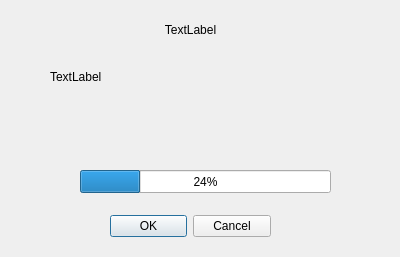
<?xml version="1.0" encoding="UTF-8"?>
<ui version="4.0">
 <class>Stick20ResponseDialog</class>
 <widget class="QDialog" name="Stick20ResponseDialog">
  <property name="geometry">
   <rect>
    <x>0</x>
    <y>0</y>
    <width>400</width>
    <height>257</height>
   </rect>
  </property>
  <property name="windowTitle">
   <string>Dialog</string>
  </property>
  <widget class="QDialogButtonBox" name="buttonBox">
   <property name="geometry">
    <rect>
     <x>110</x>
     <y>210</y>
     <width>161</width>
     <height>32</height>
    </rect>
   </property>
   <property name="orientation">
    <enum>Qt::Horizontal</enum>
   </property>
   <property name="standardButtons">
    <set>QDialogButtonBox::Cancel|QDialogButtonBox::Ok</set>
   </property>
  </widget>
  <widget class="QProgressBar" name="progressBar">
   <property name="geometry">
    <rect>
     <x>80</x>
     <y>170</y>
     <width>251</width>
     <height>23</height>
    </rect>
   </property>
   <property name="value">
    <number>24</number>
   </property>
  </widget>
  <widget class="QLabel" name="OutputText">
   <property name="geometry">
    <rect>
     <x>50</x>
     <y>70</y>
     <width>281</width>
     <height>81</height>
    </rect>
   </property>
   <property name="text">
    <string>TextLabel</string>
   </property>
   <property name="alignment">
    <set>Qt::AlignLeading|Qt::AlignLeft|Qt::AlignTop</set>
   </property>
   <property name="wordWrap">
    <bool>true</bool>
   </property>
  </widget>
  <widget class="QLabel" name="HeaderText">
   <property name="geometry">
    <rect>
     <x>60</x>
     <y>20</y>
     <width>261</width>
     <height>20</height>
    </rect>
   </property>
   <property name="text">
    <string>TextLabel</string>
   </property>
   <property name="alignment">
    <set>Qt::AlignCenter</set>
   </property>
  </widget>
 </widget>
 <resources/>
 <connections>
  <connection>
   <sender>buttonBox</sender>
   <signal>accepted()</signal>
   <receiver>Stick20ResponseDialog</receiver>
   <slot>accept()</slot>
   <hints>
    <hint type="sourcelabel">
     <x>248</x>
     <y>254</y>
    </hint>
    <hint type="destinationlabel">
     <x>157</x>
     <y>274</y>
    </hint>
   </hints>
  </connection>
  <connection>
   <sender>buttonBox</sender>
   <signal>rejected()</signal>
   <receiver>Stick20ResponseDialog</receiver>
   <slot>reject()</slot>
   <hints>
    <hint type="sourcelabel">
     <x>316</x>
     <y>260</y>
    </hint>
    <hint type="destinationlabel">
     <x>286</x>
     <y>274</y>
    </hint>
   </hints>
  </connection>
 </connections>
</ui>
